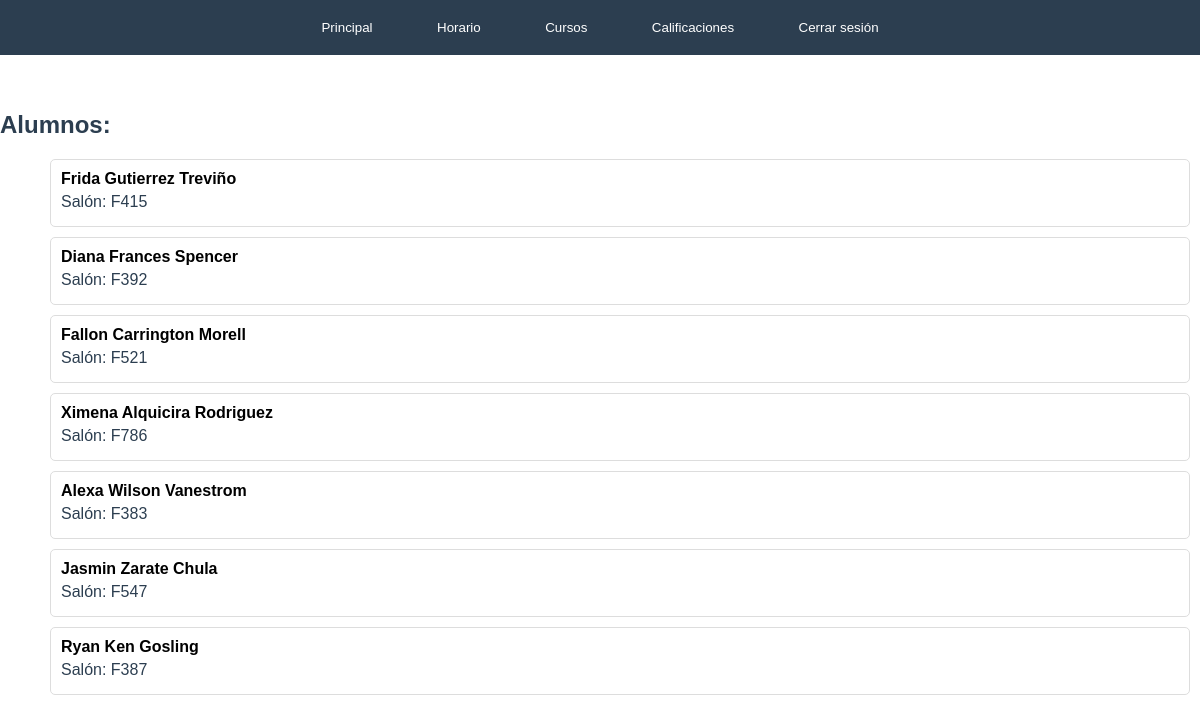
The page /perfiles/P_horario.php (signed in) on the database its author committed.
### tables this page shows
CREATE TABLE usuarios (
    id INT AUTO_INCREMENT PRIMARY KEY,
    nombre VARCHAR(255),
    ApellidoP VARCHAR(255),
    APELLIDOM VARCHAR(255),
    CALLE VARCHAR(255),
    DELEGACION VARCHAR(255),
    COLONIA VARCHAR(255),
    TELEFONO VARCHAR(255),
    FECHA_NAC DATE,
    password VARCHAR(255),
    Licenciatura VARCHAR(255),
    numero_cuenta VARCHAR(20) UNIQUE, 
    rol VARCHAR(20),
    ruta_imagen VARCHAR(255),
    estado BOOLEAN NOT NULL DEFAULT 1,
    id_materia INT,  
    id_horario INT
);

### perfiles/P_horario.php (the view, shortened to what this page needs)
<!DOCTYPE html>
<html lang="es">
<head>
    <link rel="stylesheet" href="/Proyecto_implantacion/css/P_horario.css">
</head>
<body>
    <div class="container">
        <a href="P_principal.php"><button>Principal</button></a>
        <a href="P_horario.php"><button>Horario</button></a>
        <a href="P_cursos.php"><button>Cursos</button></a>
        <a href="P_calificacion.php"><button>Calificaciones</button></a>
        <a href="../PreRegistro/cerrar-sesion.php"><button>Cerrar sesión</button></a>
    </div>
    <br><br>
    <?php
    $conexion = obtenerConexion();
    $sqlUsuariosAleatorios = "SELECT id, nombre, ApellidoP, APELLIDOM FROM usuarios WHERE rol = 'alumno' ORDER BY RAND() LIMIT 7";
    $stmtUsuariosAleatorios = $conexion->prepare($sqlUsuariosAleatorios);
    $stmtUsuariosAleatorios->execute();
    $resultUsuariosAleatorios = $stmtUsuariosAleatorios->get_result();
    if ($resultUsuariosAleatorios->num_rows > 0) {
        echo "<h2>Alumnos:</h2>";
        echo "<ul>";
        while ($row = $resultUsuariosAleatorios->fetch_assoc()) {
            $salonAleatorio = 'F' . rand(100, 999);
            echo "<li class='usuario-salon'>";
            echo "<span class='usuario'>{$row['nombre']} {$row['ApellidoP']} {$row['APELLIDOM']}</span>";
            echo "<span class='salon'>Salón: $salonAleatorio</span>";
            echo "</li>";
        }
        echo "</ul>";
    } else {
        echo "<p>No hay usuarios alumnos registrados.</p>";
    }
    ?>
</body>
</html>

### css/P_horario.css (style rules this page uses)
body { font-family: Arial, sans-serif; margin: 0; padding: 0; }
.container { background-color: #ecf0f1; padding: 10px; text-align: center; }
.container a { text-decoration: none; margin: 0 10px; }
h2 { color: #2c3e50; }
.usuario-salon { list-style: none; border: 1px solid #ddd; margin: 10px; padding: 10px; text-align: left; background-color: #fff; border-radius: 5px; }
.usuario-salon span { display: block; margin-bottom: 5px; }
.usuario { font-weight: bold; }
.salon { color: #2c3e50; }
body { margin: 0; padding: 0; }
.container { background-color: #2c3e50; text-align: center; padding: 10px; }
.container a { text-decoration: none; margin: 0 10px; color: white; }
button { background-color: #2c3e50; color: white; border: none; padding: 10px 20px; cursor: pointer; }

### rows shown on the page
usuarios: nombre "Frida", ApellidoP "Gutierrez", APELLIDOM "Treviño"
usuarios: nombre "Diana", ApellidoP "Frances", APELLIDOM "Spencer"
usuarios: nombre "Fallon", ApellidoP "Carrington", APELLIDOM "Morell"
usuarios: nombre "Ximena", ApellidoP "Alquicira", APELLIDOM "Rodriguez"
usuarios: nombre "Alexa", ApellidoP "Wilson", APELLIDOM "Vanestrom"
usuarios: nombre "Jasmin", ApellidoP "Zarate", APELLIDOM "Chula"
usuarios: nombre "Ryan", ApellidoP "Ken", APELLIDOM "Gosling"
